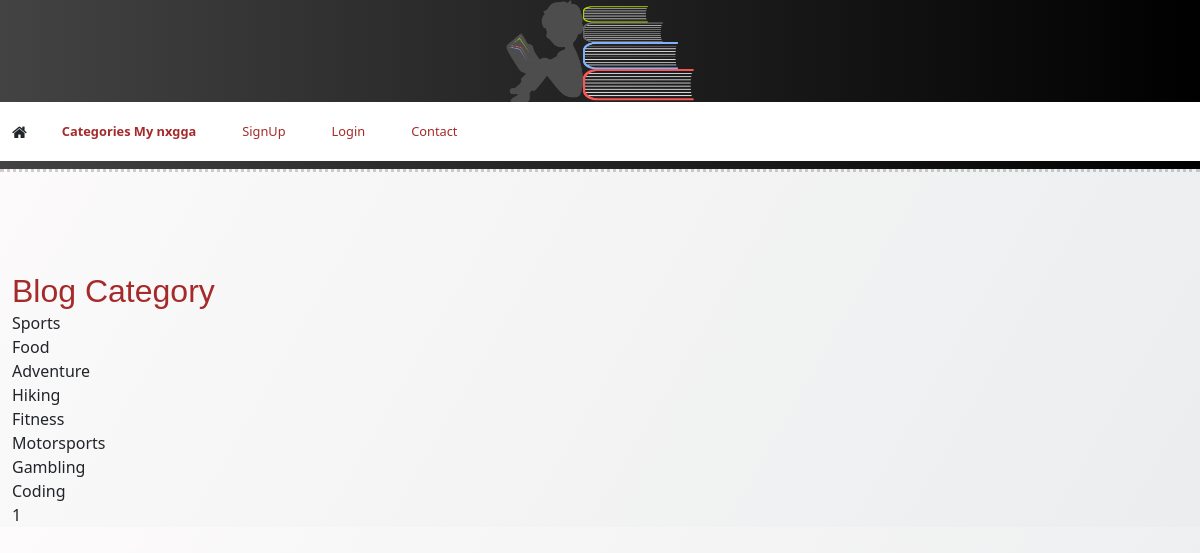
The page /category_list/ on the database its author committed.
### mySite/models.py (models this page shows, shortened)
class Category(models.Model):
    name = models.CharField(max_length=255)
    def __str__(self):
        return self.name

### mySite/views.py (the view)
# urls.py: path("category_list/", category_list, name="category_list"),
def category_list(request):
    category_menu_list = Category.objects.all()
    context = {"category_menu_list": category_menu_list}
    return render(request, "../templates/registration/categories/category_list.html", context)

### templates/registration/categories/category_list.html (shortened to what this page needs)
{% extends 'base.html' %}
{% block content %}
<h1>Blog Category</h1>
{% for item in category_menu_list %}
     <a class= "dropdown-item" href="{% url 'category' item|slugify %}">
    {{ item }}
    </a>
{% endfor %}
{% endblock %}

### static/blog/style/styling.css (style rules this page uses)
body { background-image: linear-gradient(120deg, #fdfbfb 0%, #ebedee 100%); }
h1 { font-size: xx-large; font-family:'Gill Sans', 'Gill Sans MT', Calibri, 'Trebuchet MS', sans-serif; color: brown; }

### rows shown on the page
Category: name "Sports"
Category: name "Food"
Category: name "Adventure"
Category: name "Hiking"
Category: name "Fitness"
Category: name "Motorsports"
Category: name "Gambling"
Category: name "Coding"
Category: name "1"
